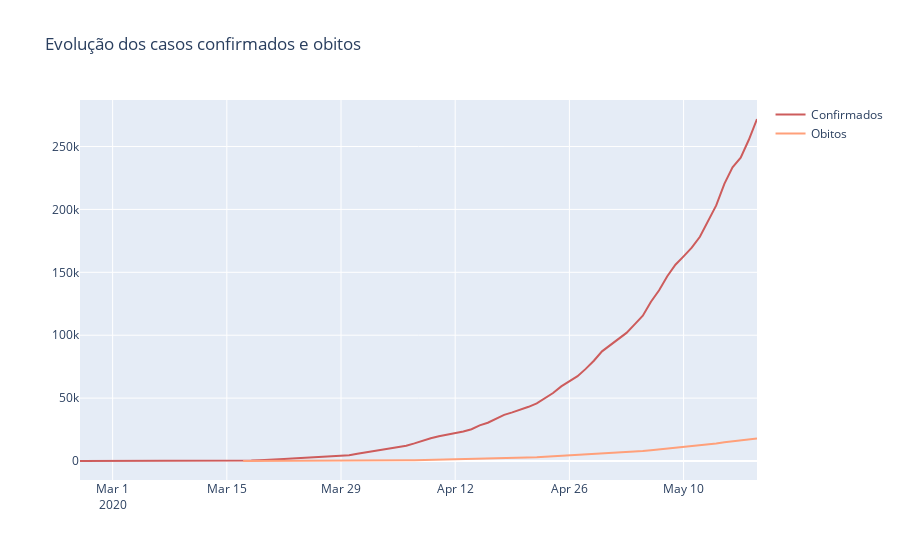

Write notebook code for a chart like this one.
### Code cell
# Plotando Gráfico com a evolução dos casos confirmados em relacao aos obitos
fig = go.Figure()

# periodo da var brasil esta filtrando desde o primeiro caso confirmado
fig.add_trace(go.Line(
    x=brasil.observationdate, 
    y=brasil.confirmed,
    name='Confirmados',
    marker_color='indianred'
))
# periodo da var brasil_1 esta filtrando desde o primeiro obito confirmado
fig.add_trace(go.Line(
    x=brasil_1.observationdate, 
    y=brasil_1.deaths,
    name='Obitos',
    marker_color='lightsalmon'
))

# Formatando o gráfico
fig.update_layout(
    title = 'Evolução dos casos confirmados e obitos'
)
fig.show()
